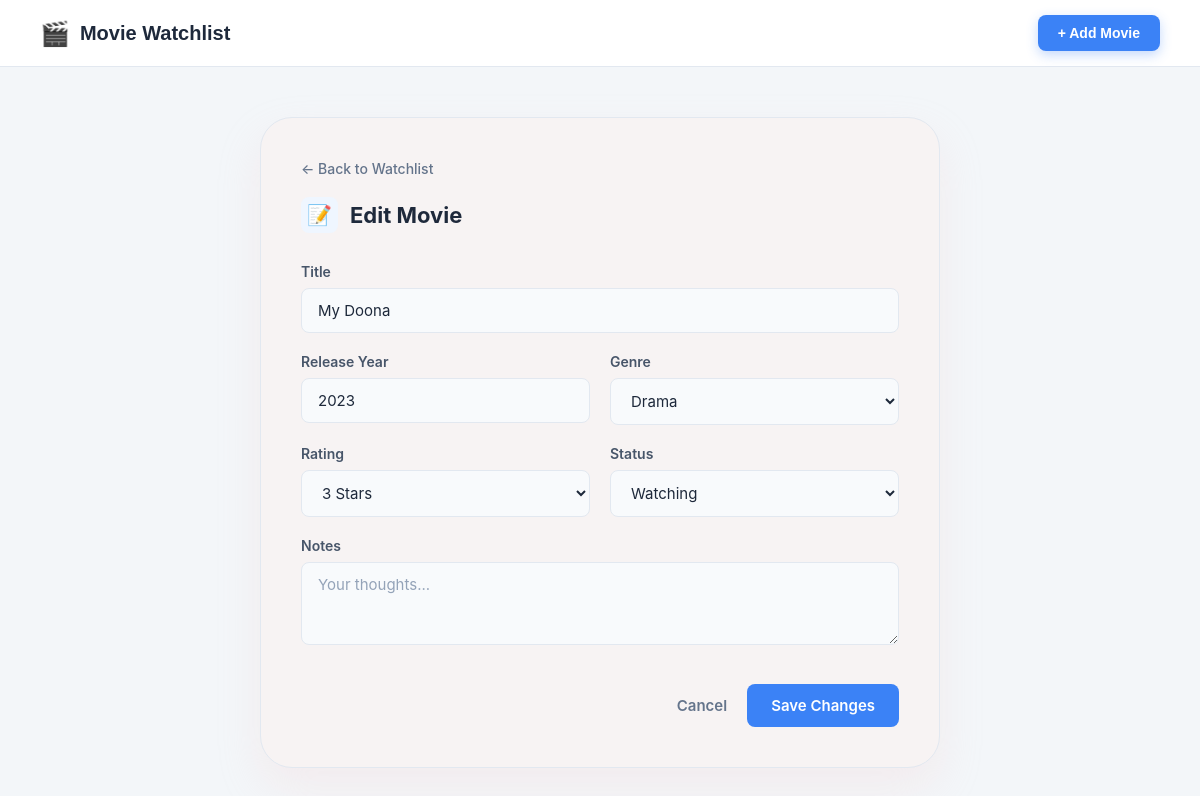
The app's page /movies/edit/2 with its own data.
### tables this page shows
CREATE TABLE movies (
            id INTEGER PRIMARY KEY AUTOINCREMENT,
            title TEXT NOT NULL,
            genre TEXT,
            release_year INTEGER,
            rating INTEGER,
            status TEXT NOT NULL,
            notes TEXT
        );

### endpoint/movies.py (the view, shortened to what this page needs)
@movies_bp.route('/movies/edit/<int:movie_id>', methods=['GET', 'POST'])
def edit(movie_id):
    movie = get_movies_by_id_service(movie_id)
    if not movie:
        flash("Movie not found.", "danger")
        return redirect(url_for('movies.index'))
    return render_template('edit.html', movie=movie)

### business_logic/movie_service.py (called while the page is built)
def get_movies_by_id_service(movie_id):
    conn = get_db_connection()
    row = conn.execute('SELECT * FROM movies WHERE id = ?', (movie_id,)).fetchone()
    conn.close()
    return Movie.from_row(row) if row else None

### data_access/movie_repository.py (called while the page is built)
def get_db_connection():
    conn = sqlite3.connect(DATABASE)
    conn.row_factory = sqlite3.Row
    return conn

### models/movie.py (called while the page is built)
    @classmethod
    def from_row(cls, row):
        if not row:
            return None
        data = dict(row)
        return cls(
            id=data.get('id'),
            title=data.get('title'),
            genre=data.get('genre'),
            release_year=data.get('release_year'),
            rating=data.get('rating'),
            status=data.get('status'),
            notes=data.get('notes')
        )

### templates/edit.html (shortened to what this page needs)
<!DOCTYPE html>
<html lang="en">
<head>
    <link rel="stylesheet" href="{{ url_for('static', filename='css/style.css') }}">
</head>
<body class="bg-gray-light">
    <header class="watchlist-header" style="background: white; padding: 15px 40px; border-bottom: 1px solid #e2e8f0; display: flex; justify-content: space-between; align-items: center; margin-bottom: 30px;">
        <div class="logo-area" style="display: flex; align-items: center; gap: 10px;">
            <span style="font-size: 24px; color: #3b82f6;">🎬</span>
            <h1 class="main-title" style="font-size: 20px; font-weight: 700; color: #1e293b; margin: 0; font-family: sans-serif;">Movie Watchlist</h1>
        </div>
        <a href="{{ url_for('movies.create') }}" class="add-movie-btn" style="background: #3b82f6; color: white; padding: 10px 20px; border-radius: 8px; text-decoration: none; font-weight: 600; font-size: 14px; display: inline-flex; align-items: center; gap: 5px; font-family: sans-serif;">
            + Add Movie
        </a>
    </header>
    <div class="page-container">
        <div class="movie-card">
            <a href="{{ url_for('movies.index') }}" class="back-link">
                &larr; Back to Watchlist
            </a>
            <div class="card-header-title">
                <span class="header-icon">📝</span>
                <span>Edit Movie</span>
            </div>
            <form action="{{ url_for('movies.edit', movie_id=movie.id) }}" method="POST">
                {% include '_form_fields.html' %}
            </form>
        </div>
    </div>
</body>
</html>

### templates/_form_fields.html (shortened to what this page needs)
<div class="form-grid">
    <div class="form-group full-width">
        <label for="title">Title</label>
        <input type="text" id="title" name="title" placeholder="Venom" maxlength="100"
               value="{{ request.form.get('title', movie.title if movie else '') }}" >
    </div>
    <div class="form-group">
        <label for="release_year">Release Year</label>
        <input type="number" id="release_year" name="release_year" placeholder="2006" min="1888" max="2026"
               value="{{ request.form.get('release_year', movie.release_year if movie else '') }}">
    </div>
    <div class="form-group">
        <label for="genre">Genre</label>
        <select id="genre" name="genre" >
            {% set selected_genre = request.form.get('genre', movie.genre if movie else '') %}
            {% for g in ['Action', 'Comedy', 'Drama', 'Sci-Fi', 'Thriller', 'Horror', 'Romance', 'Other'] %}
                <option value="{{ g }}" {% if selected_genre == g %}selected{% endif %}>{{ g }}</option>
            {% endfor %}
        </select>
    </div>
    <div class="form-group">
        <label for="rating">Rating</label>
        <select id="rating" name="rating">
            {% set selected_rating = request.form.get('rating', movie.rating|string if movie else '1') %}
            {% for r in range(1, 6) %}
                <option value="{{ r }}" {% if selected_rating == r|string %}selected{% endif %}>{{ r }} Star{{ 's' if r > 1 else '' }}</option>
            {% endfor %}
        </select>
    </div>
    <div class="form-group">
        <label for="status">Status</label>
        <select id="status" name="status">
            {% set selected_status = request.form.get('status', movie.status if movie else 'To-Watch') %}
            <option value="Watching" {% if selected_status == 'Watching' %}selected{% endif %}>Watching</option>
        </select>
    </div>
    <div class="form-group full-width">
        <label for="notes">Notes</label>
        <textarea id="notes" name="notes" rows="3" placeholder="Your thoughts..." maxlength="500">{{ selected_notes }}</textarea>
    </div>
</div>
<div class="form-actions">
    <a href="{{ url_for('movies.index') }}" class="btn-cancel">Cancel</a>
    <button type="submit" class="btn-save">
        {% if 'edit' in request.endpoint %}Save Changes{% else %}Add Movie{% endif %}
    </button>
</div>

### static/css/style.css (style rules this page uses)
body { background-color: #f3f6f9; margin: 0; font-family: 'Inter', system-ui, -apple-system, sans-serif; color: #1e293b; }
.page-container { max-width: 1200px; margin: 0 auto; padding: 0 40px 40px 40px; }
.back-link { text-decoration: none; color: #64748b; font-size: 14px; font-weight: 500; display: inline-flex; align-items: center; gap: 5px; margin-bottom: 20px; transition: color 0.2s; }
.movie-card { background: #ffffff; border: 1px solid #e2e8f0; border-radius: 16px; padding: 35px 40px; max-width: 650px; margin: 0 auto; box-shadow: 0 4px 12px rgba(0, 0, 0, 0.03); }
.card-header-title { display: flex; align-items: center; gap: 12px; font-size: 22px; font-weight: 700; color: #1e293b; margin-bottom: 30px; }
.header-icon { font-size: 20px; background-color: #eff6ff; padding: 6px; border-radius: 8px; display: inline-flex; align-items: center; justify-content: center; }
.form-grid { display: grid; grid-template-columns: 1fr 1fr; gap: 20px; }
.form-group.full-width { grid-column: span 2; }
.form-group label { display: block; font-size: 14px; font-weight: 600; color: #475569; margin-bottom: 8px; }
.form-group input, .form-group select, .form-group textarea { width: 100%; padding: 12px 16px; border: 1px solid #e2e8f0; border-radius: 8px; background-color: #f8fafc; color: #1e293b; font-size: 15px; font-family: inherit; transition: all 0.2s ease-in-out; box-sizing: border-box; }
.form-group input::placeholder, .form-group textarea::placeholder { color: #94a3b8; }
.form-actions { display: flex; justify-content: flex-end; align-items: center; gap: 20px; margin-top: 35px; }
.btn-cancel { color: #64748b; text-decoration: none; font-size: 15px; font-weight: 600; transition: color 0.2s; }
.btn-save { background-color: #3b82f6; color: #ffffff; padding: 12px 24px; border: none; border-radius: 8px; font-size: 15px; font-weight: 600; cursor: pointer; font-family: inherit; transition: background-color 0.2s; }
* { margin: 0; padding: 0; box-sizing: border-box; font-family: -apple-system, BlinkMacSystemFont, "Segoe UI", Roboto, "Helvetica Neue", Arial, sans-serif; }
.page-container { width: 100%; max-width: 1200px; padding: 20px; display: flex; justify-content: center; align-items: center; }
.movie-card { background-color: #f7f3f3; width: 100%; max-width: 680px; border-radius: 32px; padding: 40px; box-shadow: 0 20px 40px rgba(243, 206, 206, 0.25); position: relative; }
* { margin: 0; padding: 0; box-sizing: border-box; font-family: -apple-system, BlinkMacSystemFont, "Segoe UI", Roboto, Helvetica, Arial, sans-serif; }
body.bg-gray-light { background-color: #f3f6f9; color: #333333; min-height: 100vh; }
.watchlist-header { display: flex; justify-content: space-between; align-items: center; margin-bottom: 30px; }
.logo-area { display: flex; align-items: center; gap: 12px; }
.main-title { font-size: 24px; font-weight: 800; color: #1e293b; }
.add-movie-btn { background-color: #3b82f6; color: #ffffff; padding: 10px 20px; border-radius: 12px; display: inline-flex; align-items: center; gap: 8px; text-decoration: none; font-size: 14px; font-weight: 700; box-shadow: 0 4px 12px rgba(59, 130, 246, 0.3); transition: all 0.2s ease; }

### records on screen
movies: title "My Doona", release_year "2023", genre "Drama", status "Watching"

### other values on screen
form field rating "3 Stars"
